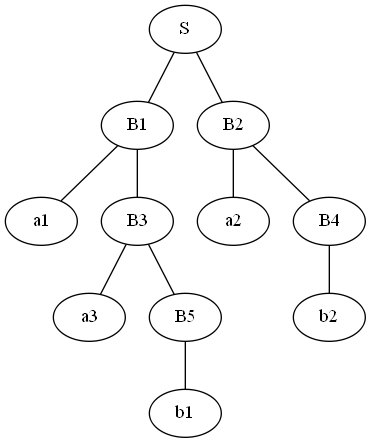

Here is the Python script that generated this plot:
import pydot

menu = {'S':
        {'B1': {'a1': '0', 'B3': {'a3': '0', 'B5': {'b1': '0'}}},
         'B2': {'a2': '0', 'B4': {'b2': '0'}}}
        }


class grammar_tree:
    graph = None

    def __init__(self):
        self.graph = pydot.Dot(graph_type='graph')

    def draw(self, parent_name, child_name):
        edge = pydot.Edge(parent_name, child_name)
        self.graph.add_edge(edge)

    def visit(self, node, parent=None):  # 运用了递归
        for k, v in node.items():
            if isinstance(v, dict):  # 是否是叶子节点
                # We start with the root node whose parent is None
                # we don't want to graph the None node
                if parent:
                    self.draw(parent, k)
                self.visit(v, k)
            else:
                if k != '$':  # 只画非空元素  $代表一个空节点，可删去，或修改为其他
                    self.draw(parent, k)
                # drawing the label using a distinct name
                # self.draw(k, k+'_'+v)   子结点为空  不用画

    def start(self, dic):

        self.visit(dic)
        # 下面二者根据自己需求使用
        self.graph.write_png('GrammarTree.png')  # 最后结果生成png图片格式
        # graph.write_pdf('tree.pdf')  #最后结果生成pdf


if __name__ == "__main__":
    photo_draw = grammar_tree()
    photo_draw.start(menu)
